Frame 1 (no input): blank canvas, image omitted
Frame 60 (no input): blank canvas, image omitted
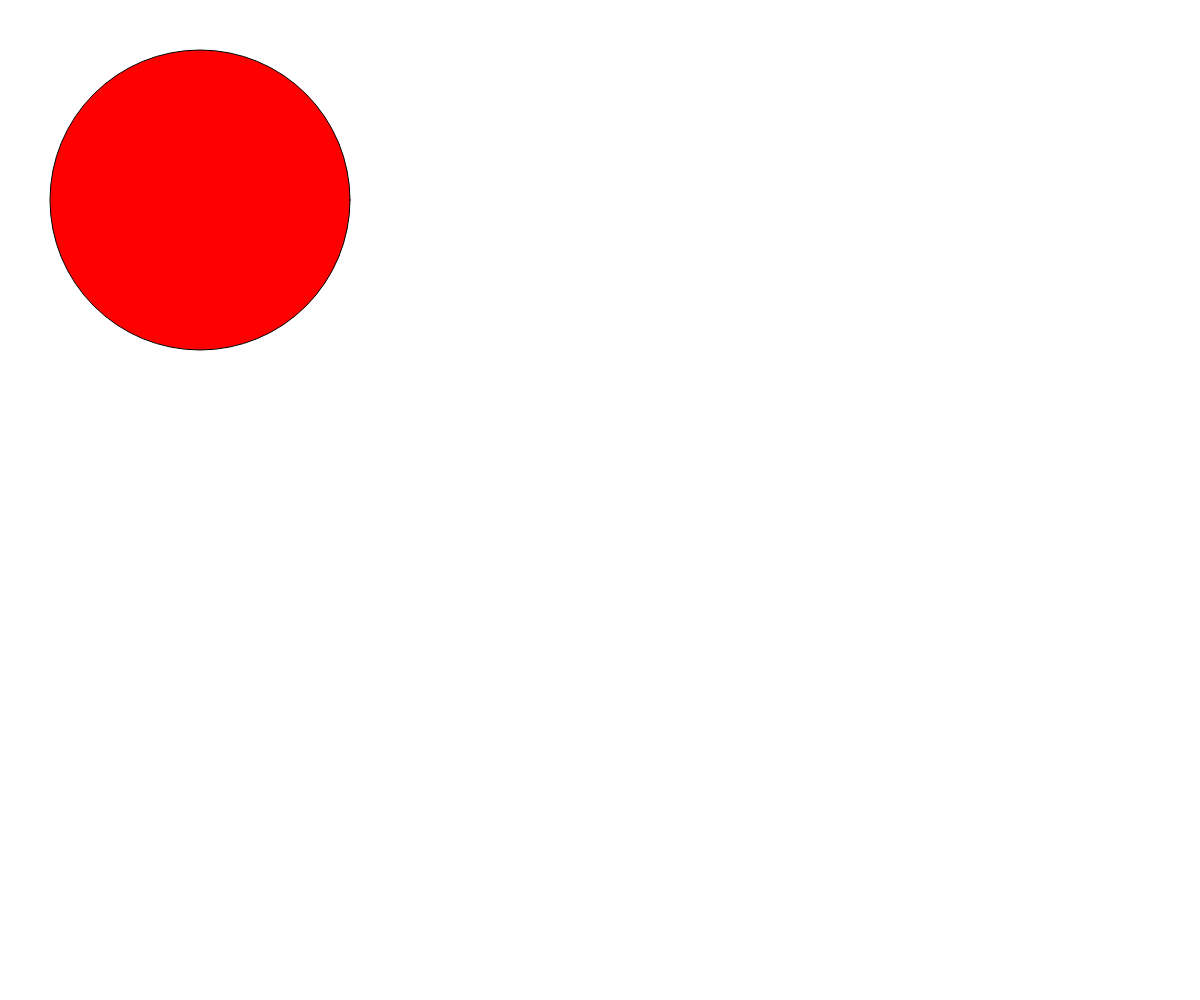
Frame 120 (the mouse pressed at the canvas centre since frame 60)

The p5.js sketch whose frames 1 and 60 were blank and that drew this single picture after the mouse press (run headless with seeded random() and noise() and a simulated clock; from frame 60 on, the mouse is pressed at the canvas centre):

// p5.js sketch
// ── sketch.js
// OOP Timer

let circleTimer, bgTimer;

function setup() {
  createCanvas(windowWidth, windowHeight);

  circleTimer = new Timer(1000);
  bgTimer = new Timer(3000);
}

function draw() {
  if (bgTimer.isDone()) {
    background(0);
  }

  if (circleTimer.isDone()) {
    fill("red");
    circle(200, 200, 300);
  }
}

function mousePressed() {
  circleTimer.reset();
}

class Timer {
  constructor(waitTime) {
    this.startTime = millis();
    this.waitTime = waitTime;
  }

  isDone() {
    return millis() > this.waitTime + this.startTime;
  }

  reset() {
    this.startTime = millis();
  }
}
